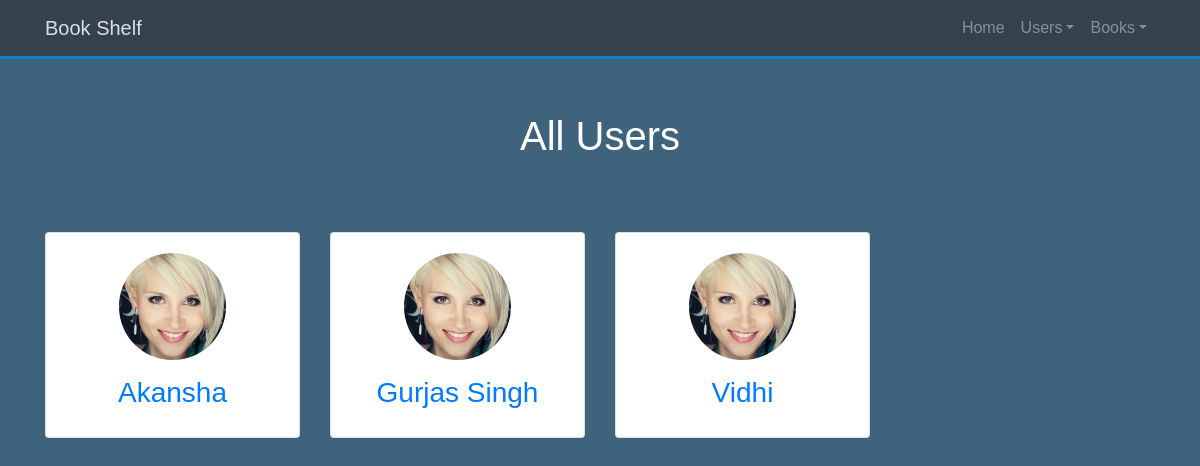
/users, run on an earlier commit of the app's database.
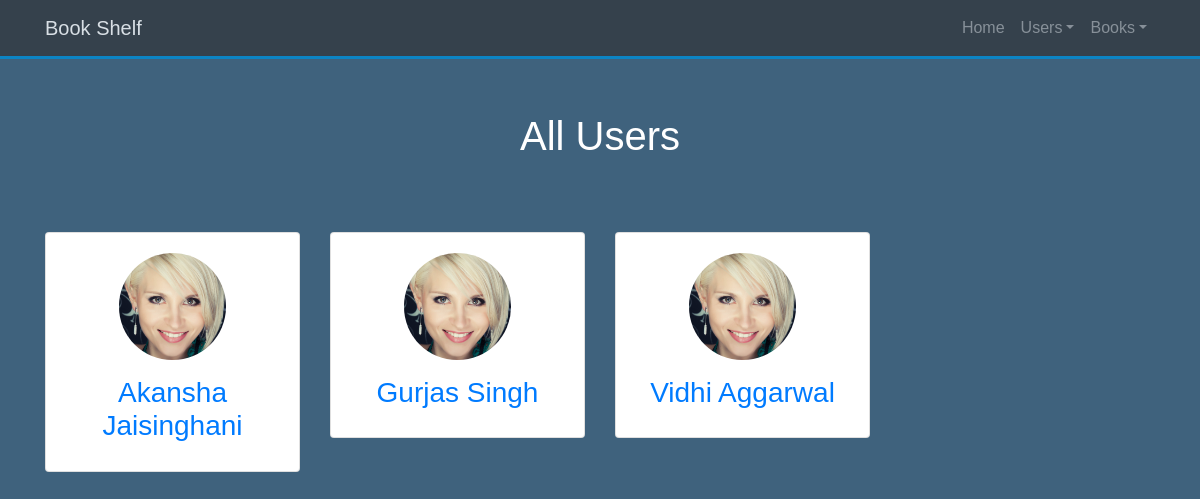
And on a later commit of the database.
### database_setup.py (models this page shows)
class User(Base):
    __tablename__ = 'user'
    id = Column(Integer, primary_key=True, autoincrement=True)
    name = Column(String(250), nullable=False)
    favourite_book_id = Column(String(500))

### flask_app.py (the view)
@app.route("/users")
def allUsers():
    DBSession = sessionmaker(bind=engine)
    session = DBSession()
    users = session.query(User).all()
    return render_template('allusers.html', users = users)

### templates/allusers.html
{% extends 'base.html' %}
{% block search_bar %}
    <header id="home-section">
        <div class="dark-overlay">
            <div class="home-inner container">
                <header class="masthead">
                </header>
            </div>
        </div>
    </header>
{% endblock %}
{% block content %}
    <center><h1 style="color:white">All Users</h1></center>
    <section id="authors" class="my-5 text-center">
    {% if users|length>0 %}
      <div class="container">
          <div class="row">
            {% for i in users %}
              <div class="col-lg-3 col-md-6 mt-4">
                <div class="card">
                  <div class="card-body">
                    <img src="{{ url_for('static', filename='img/user.jpg') }}" alt="" class="img-fluid rounded-circle w-50 mb-3">
                    <h3><a href = "{{url_for('singleUser', user_id = i.id) }}">{{i.name}}</a></h3>
                  </div>
                </div>
              </div>
            {% endfor %}
          </div>
        </div>
      {% else %}
          <p style="color:white">No Users found.</p>
      {% endif %}
      </section>
    <br><br>
{% endblock %}

What changed in the data, as far as the page shows it:
changed User: name "Akansha" → "Akansha Jaisinghani"
changed User: name "Vidhi" → "Vidhi Aggarwal"
